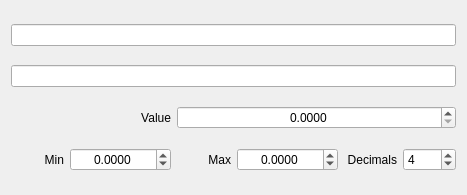
<?xml version="1.0" encoding="UTF-8"?>
<ui version="4.0">
 <class>Form</class>
 <widget class="QWidget" name="Form">
  <property name="geometry">
   <rect>
    <x>0</x>
    <y>0</y>
    <width>467</width>
    <height>195</height>
   </rect>
  </property>
  <property name="sizePolicy">
   <sizepolicy hsizetype="Preferred" vsizetype="Fixed">
    <horstretch>0</horstretch>
    <verstretch>0</verstretch>
   </sizepolicy>
  </property>
  <property name="windowTitle">
   <string>Form</string>
  </property>
  <layout class="QGridLayout" name="gridLayout">
   <item row="3" column="2">
    <widget class="QLabel" name="label_3">
     <property name="text">
      <string>Max</string>
     </property>
     <property name="alignment">
      <set>Qt::AlignRight|Qt::AlignTrailing|Qt::AlignVCenter</set>
     </property>
    </widget>
   </item>
   <item row="3" column="1">
    <widget class="QDoubleSpinBox" name="uiMin">
     <property name="alignment">
      <set>Qt::AlignCenter</set>
     </property>
     <property name="keyboardTracking">
      <bool>false</bool>
     </property>
     <property name="decimals">
      <number>4</number>
     </property>
     <property name="minimum">
      <double>-999999999.000000000000000</double>
     </property>
     <property name="maximum">
      <double>999999999.000000000000000</double>
     </property>
     <property name="singleStep">
      <double>0.000100000000000</double>
     </property>
    </widget>
   </item>
   <item row="2" column="0" colspan="2">
    <widget class="QLabel" name="label">
     <property name="text">
      <string>Value</string>
     </property>
     <property name="alignment">
      <set>Qt::AlignRight|Qt::AlignTrailing|Qt::AlignVCenter</set>
     </property>
    </widget>
   </item>
   <item row="3" column="0">
    <widget class="QLabel" name="label_2">
     <property name="text">
      <string>Min</string>
     </property>
     <property name="alignment">
      <set>Qt::AlignRight|Qt::AlignTrailing|Qt::AlignVCenter</set>
     </property>
    </widget>
   </item>
   <item row="3" column="3">
    <widget class="QDoubleSpinBox" name="uiMax">
     <property name="alignment">
      <set>Qt::AlignCenter</set>
     </property>
     <property name="keyboardTracking">
      <bool>false</bool>
     </property>
     <property name="decimals">
      <number>4</number>
     </property>
     <property name="minimum">
      <double>-999999999.000000000000000</double>
     </property>
     <property name="maximum">
      <double>999999999.000000000000000</double>
     </property>
     <property name="singleStep">
      <double>0.000100000000000</double>
     </property>
    </widget>
   </item>
   <item row="3" column="4">
    <widget class="QLabel" name="label_4">
     <property name="text">
      <string>Decimals</string>
     </property>
     <property name="alignment">
      <set>Qt::AlignRight|Qt::AlignTrailing|Qt::AlignVCenter</set>
     </property>
    </widget>
   </item>
   <item row="3" column="5">
    <widget class="QSpinBox" name="uiDecimals">
     <property name="minimum">
      <number>0</number>
     </property>
     <property name="maximum">
      <number>10</number>
     </property>
     <property name="value">
      <number>4</number>
     </property>
    </widget>
   </item>
   <item row="2" column="2" colspan="4">
    <widget class="QDoubleSpinBox" name="uiValue">
     <property name="alignment">
      <set>Qt::AlignCenter</set>
     </property>
     <property name="keyboardTracking">
      <bool>false</bool>
     </property>
     <property name="decimals">
      <number>4</number>
     </property>
     <property name="singleStep">
      <double>0.000100000000000</double>
     </property>
    </widget>
   </item>
   <item row="1" column="0" colspan="6">
    <widget class="QLineEdit" name="uiName">
     <property name="readOnly">
      <bool>true</bool>
     </property>
    </widget>
   </item>
   <item row="0" column="0" colspan="6">
    <widget class="QLineEdit" name="uiCollection">
     <property name="readOnly">
      <bool>true</bool>
     </property>
    </widget>
   </item>
  </layout>
 </widget>
 <resources/>
 <connections/>
</ui>
